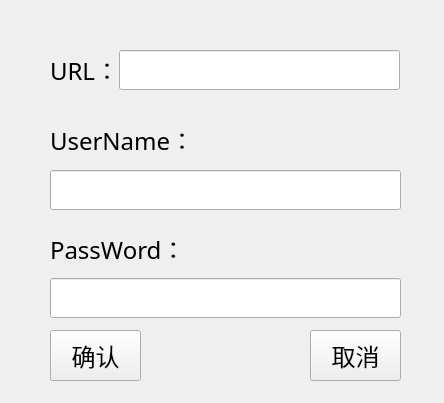
<?xml version="1.0" encoding="UTF-8"?>
<ui version="4.0">
 <class>EditWindow</class>
 <widget class="QWidget" name="EditWindow">
  <property name="geometry">
   <rect>
    <x>0</x>
    <y>0</y>
    <width>444</width>
    <height>403</height>
   </rect>
  </property>
  <property name="font">
   <font>
    <family>Microsoft YaHei</family>
    <pointsize>18</pointsize>
   </font>
  </property>
  <property name="windowTitle">
   <string>编辑你的链接</string>
  </property>
  <widget class="QLabel" name="label">
   <property name="geometry">
    <rect>
     <x>50</x>
     <y>50</y>
     <width>61</width>
     <height>40</height>
    </rect>
   </property>
   <property name="text">
    <string>URL：</string>
   </property>
  </widget>
  <widget class="QLineEdit" name="url_edit">
   <property name="geometry">
    <rect>
     <x>119</x>
     <y>50</y>
     <width>281</width>
     <height>40</height>
    </rect>
   </property>
  </widget>
  <widget class="QLabel" name="label_2">
   <property name="geometry">
    <rect>
     <x>50</x>
     <y>120</y>
     <width>140</width>
     <height>40</height>
    </rect>
   </property>
   <property name="text">
    <string>UserName：</string>
   </property>
  </widget>
  <widget class="QLineEdit" name="uname_edit">
   <property name="geometry">
    <rect>
     <x>50</x>
     <y>170</y>
     <width>351</width>
     <height>40</height>
    </rect>
   </property>
  </widget>
  <widget class="QLabel" name="label_3">
   <property name="geometry">
    <rect>
     <x>50</x>
     <y>229</y>
     <width>140</width>
     <height>40</height>
    </rect>
   </property>
   <property name="text">
    <string>PassWord：</string>
   </property>
  </widget>
  <widget class="QLineEdit" name="pwd_edit">
   <property name="geometry">
    <rect>
     <x>50</x>
     <y>278</y>
     <width>351</width>
     <height>40</height>
    </rect>
   </property>
  </widget>
  <widget class="QPushButton" name="editBtn">
   <property name="geometry">
    <rect>
     <x>50</x>
     <y>330</y>
     <width>91</width>
     <height>51</height>
    </rect>
   </property>
   <property name="text">
    <string>确认</string>
   </property>
  </widget>
  <widget class="QPushButton" name="cancleBtn">
   <property name="geometry">
    <rect>
     <x>310</x>
     <y>330</y>
     <width>91</width>
     <height>51</height>
    </rect>
   </property>
   <property name="text">
    <string>取消</string>
   </property>
  </widget>
 </widget>
 <resources/>
 <connections/>
</ui>
